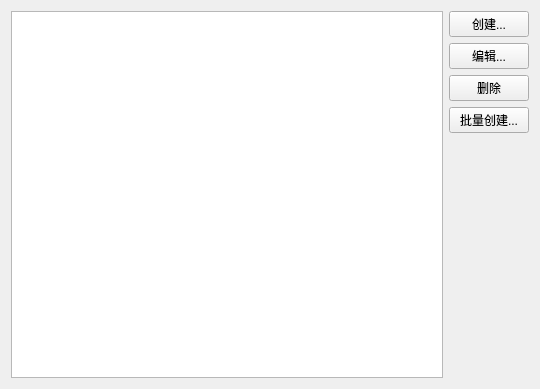
<?xml version="1.0" encoding="UTF-8"?>
<ui version="4.0">
 <class>ChannelOptions</class>
 <widget class="QWidget" name="ChannelOptions">
  <property name="geometry">
   <rect>
    <x>0</x>
    <y>0</y>
    <width>540</width>
    <height>389</height>
   </rect>
  </property>
  <layout class="QHBoxLayout" name="horizontalLayout">
   <item>
    <widget class="QTreeView" name="channels">
     <property name="selectionMode">
      <enum>QAbstractItemView::ExtendedSelection</enum>
     </property>
     <property name="indentation">
      <number>0</number>
     </property>
     <property name="rootIsDecorated">
      <bool>false</bool>
     </property>
     <property name="itemsExpandable">
      <bool>false</bool>
     </property>
    </widget>
   </item>
   <item>
    <layout class="QVBoxLayout" name="verticalLayout">
     <item>
      <widget class="QPushButton" name="add">
       <property name="text">
        <string>创建...</string>
       </property>
      </widget>
     </item>
     <item>
      <widget class="QPushButton" name="edit">
       <property name="text">
        <string>编辑...</string>
       </property>
      </widget>
     </item>
     <item>
      <widget class="QPushButton" name="remove">
       <property name="text">
        <string>删除</string>
       </property>
      </widget>
     </item>
     <item>
      <widget class="QPushButton" name="addMultiple">
       <property name="text">
        <string>批量创建...</string>
       </property>
      </widget>
     </item>
     <item>
      <spacer name="verticalSpacer">
       <property name="orientation">
        <enum>Qt::Vertical</enum>
       </property>
       <property name="sizeHint" stdset="0">
        <size>
         <width>20</width>
         <height>40</height>
        </size>
       </property>
      </spacer>
     </item>
    </layout>
   </item>
  </layout>
 </widget>
 <resources/>
 <connections/>
</ui>
